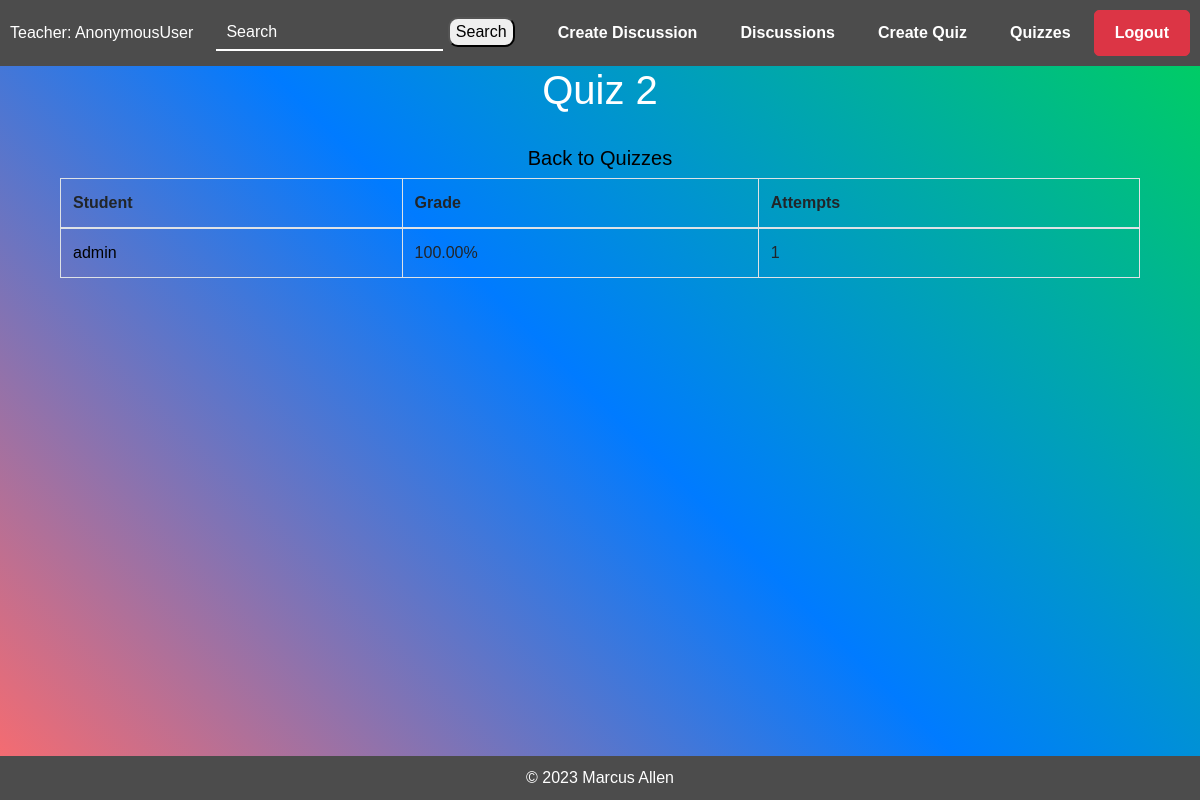
Page /teachers/quiz/5/chart/ on the earlier database version.
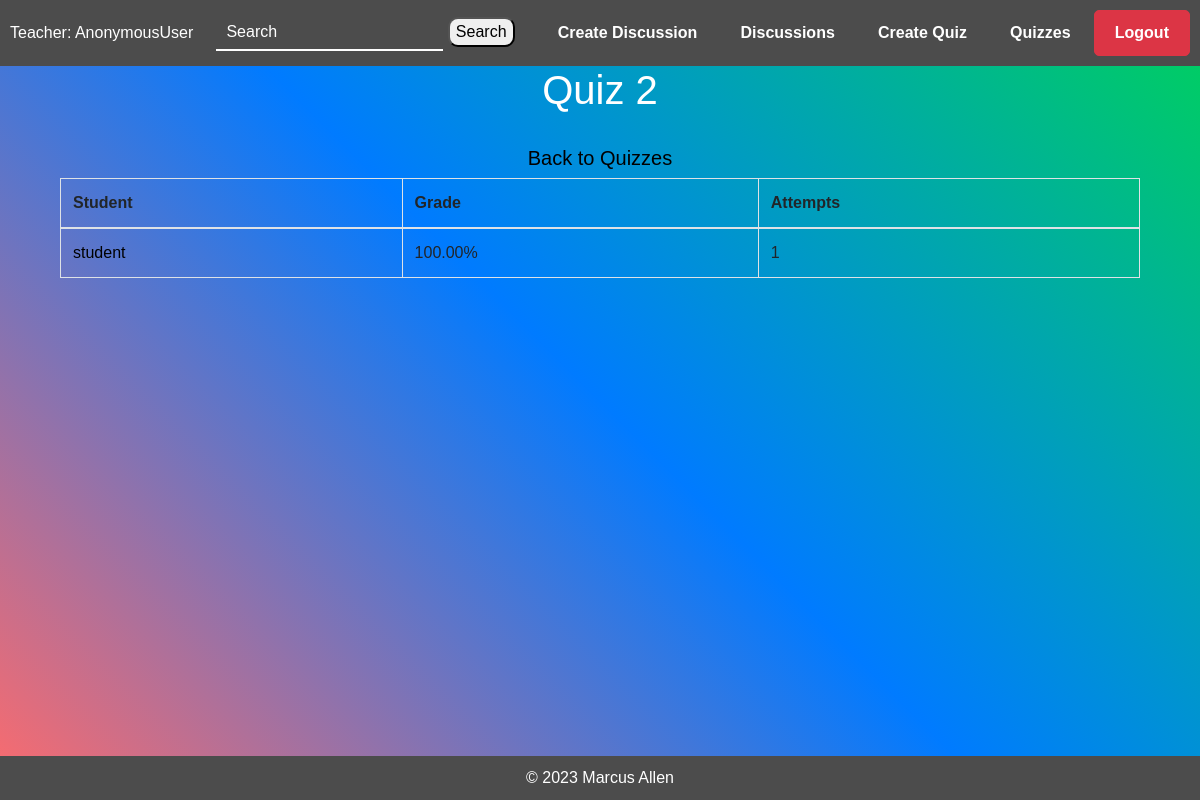
Same page on the later database version.
### teachers/models.py (models this page shows, shortened)
class Grade(models.Model):
    student = models.ForeignKey(User, on_delete=models.CASCADE)
    quiz = models.ForeignKey(Quiz, on_delete=models.CASCADE)  # Change to ForeignKey
    grade = models.DecimalField(max_digits=5, decimal_places=2, default=0.00)
    submission_attempts = models.PositiveIntegerField(default=0)

### teachers/views.py (the view)
# urls.py: path('quiz/<int:quiz_id>/chart/', views.view_quiz_chart, name='view_quiz_chart'),
def view_quiz_chart(request, quiz_id):
    quiz = get_object_or_404(Quiz, pk=quiz_id)
    grades = Grade.objects.filter(quiz=quiz)
    student_names = [grade.student.username for grade in grades]
    student_grades = [grade.grade for grade in grades]
    context = {
        'quiz': quiz,
        'labels': student_names,
        'data': student_grades,
    }
    return render(request, "teachers/view_quiz_chart.html", context)

### teachers/templates/teachers/view_quiz_chart.html
{% extends "teachers/index.html" %}
{% block content %}
  <div class="container">
    <h1 style="color: white;">{{ quiz.title }}</h1><br>
    <h5><a style="color: black;" href="{% url 'teachers:created_quizzes' %}">Back to Quizzes</a></h5>
    <table class="table table-bordered">
      <thead>
        <tr>
          <th>Student</th>
          <th>Grade</th>
          <th>Attempts</th>
        </tr>
      </thead>
      <tbody>
        {% for i in quiz.grade_set.all %}
          <tr>
            <td><a style="color: black" href="{% url 'teachers:questions' quiz.id i.student.username %}">{{ i.student.username }}</a></td>
            <td>{{ i.grade }}%</td>
            <td>{{ i.submission_attempts }}</td>
          </tr>
        {% empty %}
          <tr>
            <td colspan="2">No results available for this quiz.</td>
          </tr>
        {% endfor %}
      </tbody>
    </table>
  </div>
</div>
{% endblock %}

Differences in the rows shown:
removed Grade: student.username "admin", grade "100.00", submission_attempts "1"
added Grade: student.username "student", grade "100.00", submission_attempts "1"
